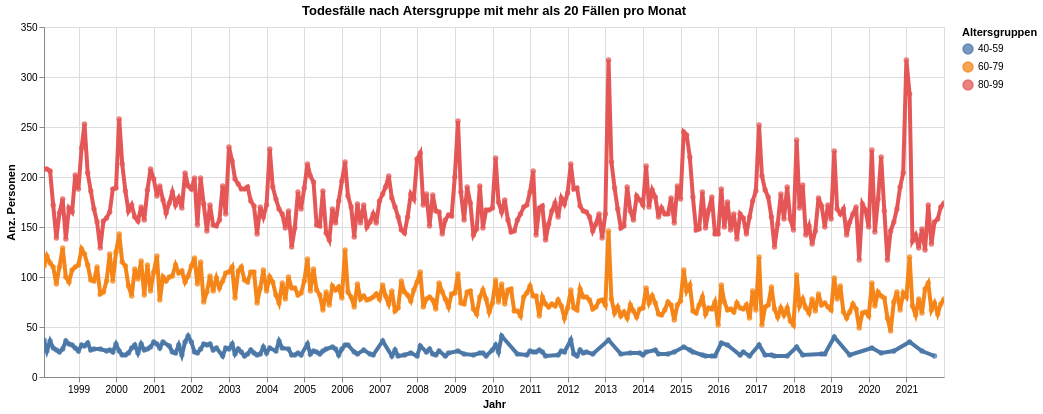

Notebook source saved alongside this figure:
### Code cell
myTitle ="Todesfälle nach Atersgruppe mit mehr als 20 Fällen pro Monat"

highlight = alt.selection(type='single', on='mouseover',
                          fields=['AlterV20Kurz'], nearest=True)
#x='date:StichtagDatJahr',
base = alt.Chart(myAgg.reset_index().query('sum_WBev>20'), title=myTitle).encode(
    x=alt.X('StichtagDat', axis=alt.Axis(title='Jahr'))# , axis=alt.Axis(format='%', title='percentage')
    , y=alt.X('sum_WBev', axis=alt.Axis(title='Anz. Personen'))
    , color=alt.Color('AlterV20Kurz', legend=alt.Legend(title="Altersgruppen"))  
    ,tooltip=['StichtagDat', 'AlterV20Kurz', 'sum_WBev']    
)
points = base.mark_circle().encode(
    opacity=alt.value(0.75)
).add_selection(
    highlight
).properties(
    width=900 , height=350
)
lines = base.mark_line().encode(
    size=alt.condition(~highlight, alt.value(0.5), alt.value(4))
).interactive()

lines + points

### Figure 1 — Vega-Lite specification as saved in the notebook (floating-point values rounded to 4 significant figures; data arrays with more than 128 entries replaced by an {"elided": "..."} marker saying what was removed)
{"config": {"view": {"continuousWidth": 400, "continuousHeight": 300}}, "layer": [{"mark": "line", "encoding": {"color": {"type": "nominal", "field": "AlterV20Kurz", "legend": {"title": "Altersgruppen"}}, "size": {"condition": {"value": 0.5, "selection": {"not": "selector025"}}, "value": 4}, "tooltip": [{"type": "temporal", "field": "StichtagDat"}, {"type": "nominal", "field": "AlterV20Kurz"}, {"type": "quantitative", "field": "sum_WBev"}], "x": {"type": "temporal", "axis": {"title": "Jahr"}, "field": "StichtagDat"}, "y": {"type": "quantitative", "axis": {"title": "Anz. Personen"}, "field": "sum_WBev"}}, "selection": {"selector026": {"type": "interval", "bind": "scales", "encodings": ["x", "y"]}}, "title": "Todesfälle nach Atersgruppe mit mehr als 20 Fällen pro Monat"}, {"mark": "circle", "encoding": {"color": {"type": "nominal", "field": "AlterV20Kurz", "legend": {"title": "Altersgruppen"}}, "opacity": {"value": 0.75}, "tooltip": [{"type": "temporal", "field": "StichtagDat"}, {"type": "nominal", "field": "AlterV20Kurz"}, {"type": "quantitative", "field": "sum_WBev"}], "x": {"type": "temporal", "axis": {"title": "Jahr"}, "field": "StichtagDat"}, "y": {"type": "quantitative", "axis": {"title": "Anz. Personen"}, "field": "sum_WBev"}}, "height": 350, "selection": {"selector025": {"type": "single", "on": "mouseover", "fields": ["AlterV20Kurz"], "nearest": true}}, "title": "Todesfälle nach Atersgruppe mit mehr als 20 Fällen pro Monat", "width": 900}], "data": {"name": "data-8a6d7ad40c862d20438f1fd676fd7d68"}, "$schema": "https://vega.github.io/schema/vega-lite/v4.8.1.json", "datasets": {"data-8a6d7ad40c862d20438f1fd676fd7d68": {"elided": "753 records"}}}
